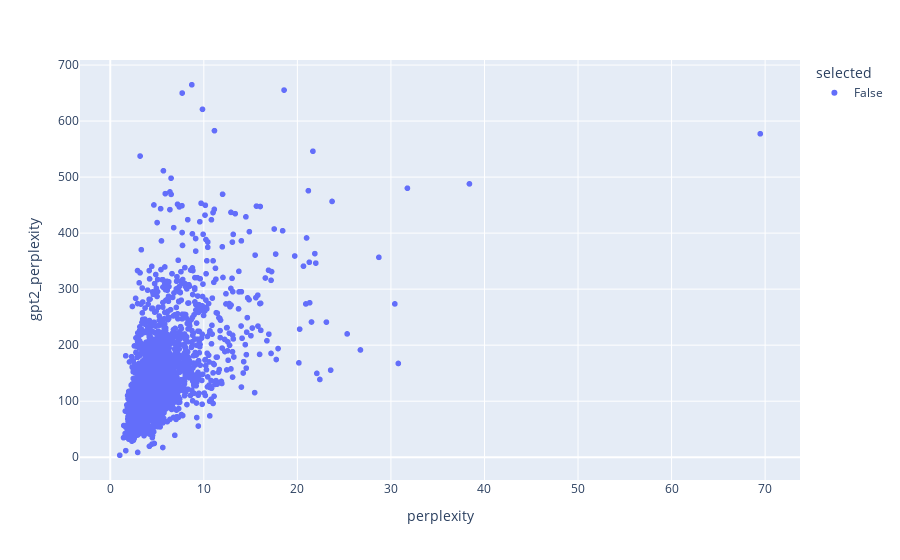

Write notebook code for a chart like this one.
### Code cell
import seaborn as sns
import matplotlib.pyplot as plt
import numpy as np
import plotly.express as px


# plot scatter plot with regression line
fig = px.scatter(df_plots, x='perplexity', y='gpt2_perplexity', hover_data=['line', 'id', 'zlib_entropy'], color='selected')

# show the plot
fig.show()

### Figure 1 — Plotly figure (JSON) as saved in the notebook; plotly's stock layout.template omitted (floating-point values rounded to 4 significant figures; data arrays with more than 128 entries replaced by an {"elided": "..."} marker saying what was removed)
{"data": [{"customdata": {"elided": "2000x3 mixed values"}, "hovertemplate": "selected=False<br>perplexity=%{x}<br>gpt2_perplexity=%{y}<br>line=%{customdata[0]}<br>id=%{customdata[1]}<br>zlib_entropy=%{customdata[2]}<extra></extra>", "legendgroup": "False", "marker": {"color": "#636efa", "symbol": "circle"}, "mode": "markers", "name": "False", "showlegend": true, "type": "scattergl", "x": {"elided": "2000 float values"}, "xaxis": "x", "y": {"elided": "2000 float values"}, "yaxis": "y"}], "layout": {"legend": {"title": {"text": "selected"}, "tracegroupgap": 0}, "margin": {"t": 60}, "xaxis": {"anchor": "y", "domain": [0, 1], "title": {"text": "perplexity"}}, "yaxis": {"anchor": "x", "domain": [0, 1], "title": {"text": "gpt2_perplexity"}}}}
